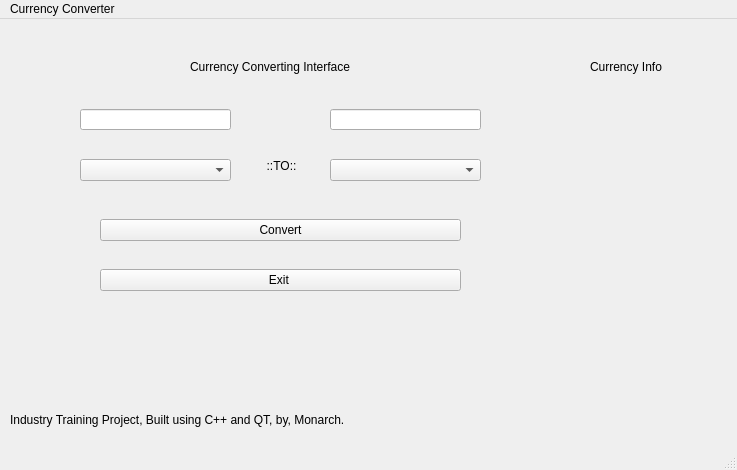
<?xml version="1.0" encoding="UTF-8"?>
<ui version="4.0">
 <class>MainWindow</class>
 <widget class="QMainWindow" name="MainWindow">
  <property name="geometry">
   <rect>
    <x>0</x>
    <y>0</y>
    <width>737</width>
    <height>470</height>
   </rect>
  </property>
  <property name="windowTitle">
   <string>MainWindow</string>
  </property>
  <widget class="QWidget" name="centralwidget">
   <widget class="QLineEdit" name="lineEdit">
    <property name="geometry">
     <rect>
      <x>80</x>
      <y>90</y>
      <width>151</width>
      <height>21</height>
     </rect>
    </property>
   </widget>
   <widget class="QLineEdit" name="lineEdit_2">
    <property name="geometry">
     <rect>
      <x>330</x>
      <y>90</y>
      <width>151</width>
      <height>21</height>
     </rect>
    </property>
    <property name="cursor">
     <cursorShape>ForbiddenCursor</cursorShape>
    </property>
    <property name="readOnly">
     <bool>true</bool>
    </property>
   </widget>
   <widget class="QLabel" name="label">
    <property name="geometry">
     <rect>
      <x>190</x>
      <y>40</y>
      <width>201</width>
      <height>16</height>
     </rect>
    </property>
    <property name="text">
     <string>Currency Converting Interface</string>
    </property>
   </widget>
   <widget class="QLabel" name="label_2">
    <property name="geometry">
     <rect>
      <x>260</x>
      <y>140</y>
      <width>47</width>
      <height>14</height>
     </rect>
    </property>
    <property name="text">
     <string>  ::TO::</string>
    </property>
   </widget>
   <widget class="QPushButton" name="pushButton">
    <property name="geometry">
     <rect>
      <x>100</x>
      <y>200</y>
      <width>361</width>
      <height>22</height>
     </rect>
    </property>
    <property name="text">
     <string>Convert</string>
    </property>
   </widget>
   <widget class="QComboBox" name="comboBox">
    <property name="geometry">
     <rect>
      <x>80</x>
      <y>140</y>
      <width>151</width>
      <height>22</height>
     </rect>
    </property>
   </widget>
   <widget class="QComboBox" name="comboBox_2">
    <property name="geometry">
     <rect>
      <x>330</x>
      <y>140</y>
      <width>151</width>
      <height>22</height>
     </rect>
    </property>
   </widget>
   <widget class="QPushButton" name="pushButton_2">
    <property name="geometry">
     <rect>
      <x>100</x>
      <y>250</y>
      <width>361</width>
      <height>22</height>
     </rect>
    </property>
    <property name="text">
     <string>Exit </string>
    </property>
   </widget>
   <widget class="QLabel" name="label_4">
    <property name="geometry">
     <rect>
      <x>10</x>
      <y>380</y>
      <width>501</width>
      <height>41</height>
     </rect>
    </property>
    <property name="text">
     <string>Industry Training Project, Built using C++ and QT, by, Monarch.</string>
    </property>
   </widget>
   <widget class="QLabel" name="label_5">
    <property name="geometry">
     <rect>
      <x>220</x>
      <y>300</y>
      <width>171</width>
      <height>20</height>
     </rect>
    </property>
    <property name="text">
     <string/>
    </property>
   </widget>
   <widget class="QLabel" name="label_3">
    <property name="geometry">
     <rect>
      <x>520</x>
      <y>90</y>
      <width>191</width>
      <height>171</height>
     </rect>
    </property>
    <property name="font">
     <font>
      <family>Bahnschrift SemiBold</family>
      <weight>75</weight>
      <bold>true</bold>
     </font>
    </property>
    <property name="cursor">
     <cursorShape>PointingHandCursor</cursorShape>
    </property>
    <property name="text">
     <string/>
    </property>
    <property name="wordWrap">
     <bool>true</bool>
    </property>
   </widget>
   <widget class="QLabel" name="label_6">
    <property name="geometry">
     <rect>
      <x>590</x>
      <y>40</y>
      <width>91</width>
      <height>16</height>
     </rect>
    </property>
    <property name="text">
     <string>Currency Info</string>
    </property>
   </widget>
  </widget>
  <widget class="QMenuBar" name="menubar">
   <property name="geometry">
    <rect>
     <x>0</x>
     <y>0</y>
     <width>737</width>
     <height>21</height>
    </rect>
   </property>
   <widget class="QMenu" name="menuCurrency_Converter_AIML4_GRP_A">
    <property name="title">
     <string>Currency Converter </string>
    </property>
   </widget>
   <addaction name="menuCurrency_Converter_AIML4_GRP_A"/>
  </widget>
  <widget class="QStatusBar" name="statusbar"/>
 </widget>
 <resources/>
 <connections>
  <connection>
   <sender>pushButton_2</sender>
   <signal>clicked()</signal>
   <receiver>MainWindow</receiver>
   <slot>close()</slot>
   <hints>
    <hint type="sourcelabel">
     <x>168</x>
     <y>292</y>
    </hint>
    <hint type="destinationlabel">
     <x>145</x>
     <y>290</y>
    </hint>
   </hints>
  </connection>
 </connections>
</ui>
